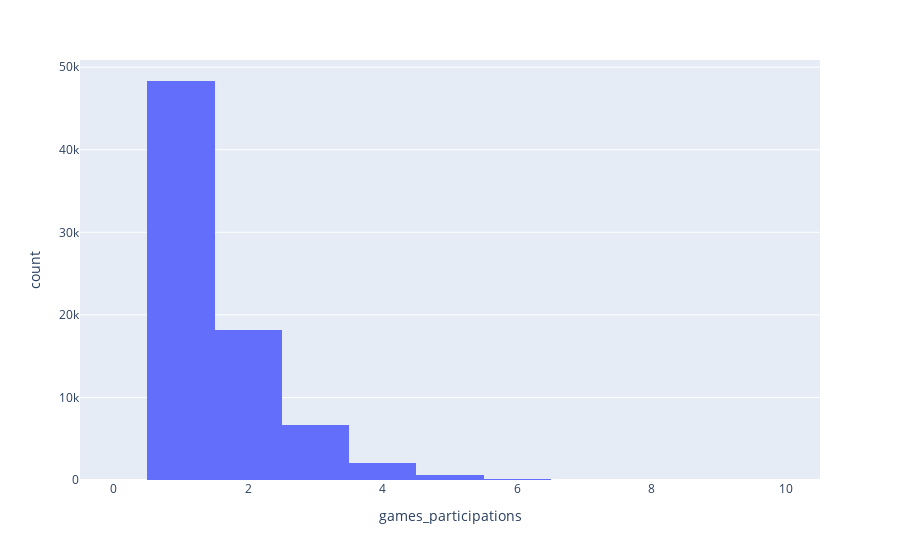

Here is the notebook cell this chart was saved with:
### Code cell
fig = px.histogram(df_athletes, x="games_participations")
fig.show()

### Figure 1 — Plotly figure (JSON) as saved in the notebook; plotly's stock layout.template omitted (floating-point values rounded to 4 significant figures; data arrays with more than 128 entries replaced by an {"elided": "..."} marker saying what was removed)
{"data": [{"alignmentgroup": "True", "bingroup": "x", "hovertemplate": "games_participations=%{x}<br>count=%{y}<extra></extra>", "legendgroup": "", "marker": {"color": "#636efa", "pattern": {"shape": ""}}, "name": "", "offsetgroup": "", "orientation": "v", "showlegend": false, "type": "histogram", "x": {"elided": "75904 int values"}, "xaxis": "x", "yaxis": "y"}], "layout": {"barmode": "relative", "legend": {"tracegroupgap": 0}, "margin": {"t": 60}, "xaxis": {"anchor": "y", "domain": [0, 1], "title": {"text": "games_participations"}}, "yaxis": {"anchor": "x", "domain": [0, 1], "title": {"text": "count"}}}}
